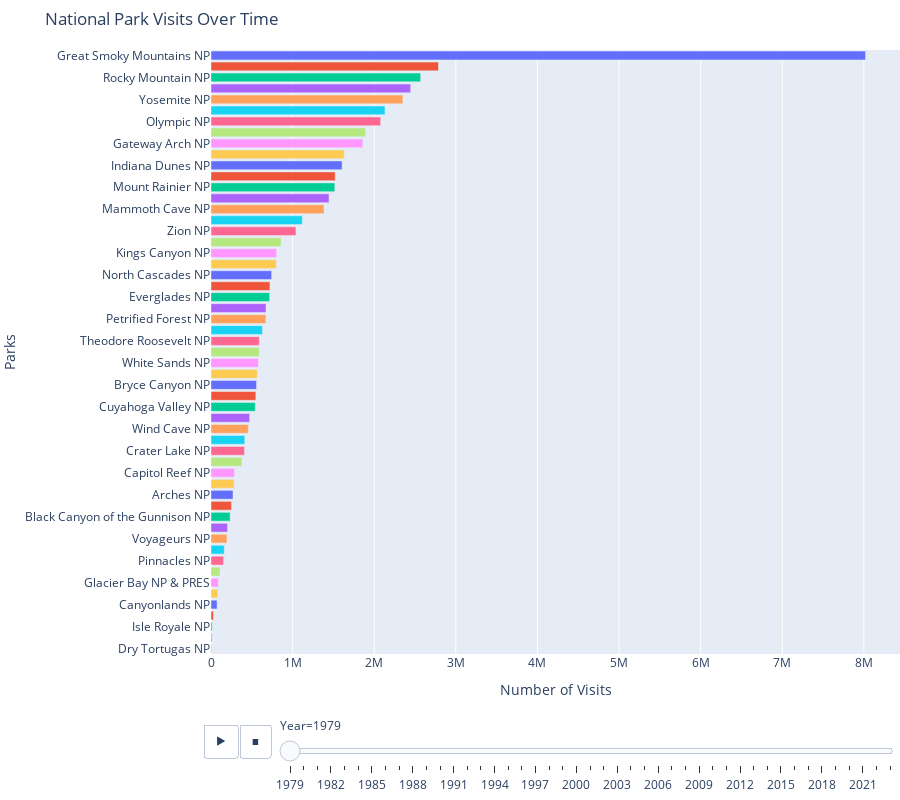

Source (notebook cell):
### Code cell
# Bar chart Race
park_year_data = df.groupby(["ParkName", "Year"]).agg({"RecreationVisits": "sum"}).reset_index()

park_year_data = park_year_data.sort_values(by=["Year", "RecreationVisits"], ascending=[True, False])

fig = px.bar(
    park_year_data,
    x="RecreationVisits",
    y="ParkName",
    color="ParkName",
    orientation="h",
    animation_frame="Year",
    title="National Park Visits Over Time",
    labels={"RecreationVisits": "Visits", "ParkName": "Park"},
    height=800,
)

# fig.update_layout(yaxis=dict(autorange="reversed"))
fig.update_layout(
    xaxis_title="Number of Visits",
    yaxis_title="Parks",
    xaxis={'categoryorder':'total descending'},
    showlegend=False,
    margin={"r": 0, "t": 50, "l": 150, "b": 0},
)

fig.show()

### Figure 1 — Plotly figure (JSON) as saved in the notebook; plotly's stock layout.template omitted (floating-point values rounded to 4 significant figures)
{"data": [{"alignmentgroup": "True", "hovertemplate": "Park=%{y}<br>Year=1979<br>Visits=%{x}<extra></extra>", "legendgroup": "Great Smoky Mountains NP", "marker": {"color": "#636efa", "pattern": {"shape": ""}}, "name": "Great Smoky Mountains NP", "offsetgroup": "Great Smoky Mountains NP", "orientation": "h", "showlegend": true, "textposition": "auto", "type": "bar", "x": [8019788], "xaxis": "x", "y": ["Great Smoky Mountains NP"], "yaxis": "y"}, {"alignmentgroup": "True", "hovertemplate": "Park=%{y}<br>Year=1979<br>Visits=%{x}<extra></extra>", "legendgroup": "Acadia NP", "marker": {"color": "#EF553B", "pattern": {"shape": ""}}, "name": "Acadia NP", "offsetgroup": "Acadia NP", "orientation": "h", "showlegend": true, "textposition": "auto", "type": "bar", "x": [2787366], "xaxis": "x", "y": ["Acadia NP"], "yaxis": "y"}, {"alignmentgroup": "True", "hovertemplate": "Park=%{y}<br>Year=1979<br>Visits=%{x}<extra></extra>", "legendgroup": "Rocky Mountain NP", "marker": {"color": "#00cc96", "pattern": {"shape": ""}}, "name": "Rocky Mountain NP", "offsetgroup": "Rocky Mountain NP", "orientation": "h", "showlegend": true, "textposition": "auto", "type": "bar", "x": [2568530], "xaxis": "x", "y": ["Rocky Mountain NP"], "yaxis": "y"}, {"alignmentgroup": "True", "hovertemplate": "Park=%{y}<br>Year=1979<br>Visits=%{x}<extra></extra>", "legendgroup": "Grand Teton NP", "marker": {"color": "#ab63fa", "pattern": {"shape": ""}}, "name": "Grand Teton NP", "offsetgroup": "Grand Teton NP", "orientation": "h", "showlegend": true, "textposition": "auto", "type": "bar", "x": [2446171], "xaxis": "x", "y": ["Grand Teton NP"], "yaxis": "y"}, {"alignmentgroup": "True", "hovertemplate": "Park=%{y}<br>Year=1979<br>Visits=%{x}<extra></extra>", "legendgroup": "Yosemite NP", "marker": {"color": "#FFA15A", "pattern": {"shape": ""}}, "name": "Yosemite NP", "offsetgroup": "Yosemite NP", "orientation": "h", "showlegend": true, "textposition": "auto", "type": "bar", "x": [2350782], "xaxis": "x", "y": ["Yosemite NP"], "yaxis": "y"}, {"alignmentgroup": "True", "hovertemplate": "Park=%{y}<br>Year=1979<br>Visits=%{x}<extra></extra>", "legendgroup": "Grand Canyon NP", "marker": {"color": "#19d3f3", "pattern": {"shape": ""}}, "name": "Grand Canyon NP", "offsetgroup": "Grand Canyon NP", "orientation": "h", "showlegend": true, "textposition": "auto", "type": "bar", "x": [2131716], "xaxis": "x", "y": ["Grand Canyon NP"], "yaxis": "y"}, {"alignmentgroup": "True", "hovertemplate": "Park=%{y}<br>Year=1979<br>Visits=%{x}<extra></extra>", "legendgroup": "Olympic NP", "marker": {"color": "#FF6692", "pattern": {"shape": ""}}, "name": "Olympic NP", "offsetgroup": "Olympic NP", "orientation": "h", "showlegend": true, "textposition": "auto", "type": "bar", "x": [2078843], "xaxis": "x", "y": ["Olympic NP"], "yaxis": "y"}, {"alignmentgroup": "True", "hovertemplate": "Park=%{y}<br>Year=1979<br>Visits=%{x}<extra></extra>", "legendgroup": "Yellowstone NP", "marker": {"color": "#B6E880", "pattern": {"shape": ""}}, "name": "Yellowstone NP", "offsetgroup": "Yellowstone NP", "orientation": "h", "showlegend": true, "textposition": "auto", "type": "bar", "x": [1892908], "xaxis": "x", "y": ["Yellowstone NP"], "yaxis": "y"}, {"alignmentgroup": "True", "hovertemplate": "Park=%{y}<br>Year=1979<br>Visits=%{x}<extra></extra>", "legendgroup": "Gateway Arch NP", "marker": {"color": "#FF97FF", "pattern": {"shape": ""}}, "name": "Gateway Arch NP", "offsetgroup": "Gateway Arch NP", "orientation": "h", "showlegend": true, "textposition": "auto", "type": "bar", "x": [1859431], "xaxis": "x", "y": ["Gateway Arch NP"], "yaxis": "y"}, {"alignmentgroup": "True", "hovertemplate": "Park=%{y}<br>Year=1979<br>Visits=%{x}<extra></extra>", "legendgroup": "Hawaii Volcanoes NP", "marker": {"color": "#FECB52", "pattern": {"shape": ""}}, "name": "Hawaii Volcanoes NP", "offsetgroup": "Hawaii Volcanoes NP", "orientation": "h", "showlegend": true, "textposition": "auto", "type": "bar", "x": [1632589], "xaxis": "x", "y": ["Hawaii Volcanoes NP"], "yaxis": "y"}, {"alignmentgroup": "True", "hovertemplate": "Park=%{y}<br>Year=1979<br>Visits=%{x}<extra></extra>", "legendgroup": "Indiana Dunes NP", "marker": {"color": "#636efa", "pattern": {"shape": ""}}, "name": "Indiana Dunes NP", "offsetgroup": "Indiana Dunes NP", "orientation": "h", "showlegend": true, "textposition": "auto", "type": "bar", "x": [1606166], "xaxis": "x", "y": ["Indiana Dunes NP"], "yaxis": "y"}, {"alignmentgroup": "True", "hovertemplate": "Park=%{y}<br>Year=1979<br>Visits=%{x}<extra></extra>", "legendgroup": "Shenandoah NP", "marker": {"color": "#EF553B", "pattern": {"shape": ""}}, "name": "Shenandoah NP", "offsetgroup": "Shenandoah NP", "orientation": "h", "showlegend": true, "textposition": "auto", "type": "bar", "x": [1521451], "xaxis": "x", "y": ["Shenandoah NP"], "yaxis": "y"}, {"alignmentgroup": "True", "hovertemplate": "Park=%{y}<br>Year=1979<br>Visits=%{x}<extra></extra>", "legendgroup": "Mount Rainier NP", "marker": {"color": "#00cc96", "pattern": {"shape": ""}}, "name": "Mount Rainier NP", "offsetgroup": "Mount Rainier NP", "orientation": "h", "showlegend": true, "textposition": "auto", "type": "bar", "x": [1516703], "xaxis": "x", "y": ["Mount Rainier NP"], "yaxis": "y"}, {"alignmentgroup": "True", "hovertemplate": "Park=%{y}<br>Year=1979<br>Visits=%{x}<extra></extra>", "legendgroup": "Glacier NP", "marker": {"color": "#ab63fa", "pattern": {"shape": ""}}, "name": "Glacier NP", "offsetgroup": "Glacier NP", "orientation": "h", "showlegend": true, "textposition": "auto", "type": "bar", "x": [1446086], "xaxis": "x", "y": ["Glacier NP"], "yaxis": "y"}, {"alignmentgroup": "True", "hovertemplate": "Park=%{y}<br>Year=1979<br>Visits=%{x}<extra></extra>", "legendgroup": "Mammoth Cave NP", "marker": {"color": "#FFA15A", "pattern": {"shape": ""}}, "name": "Mammoth Cave NP", "offsetgroup": "Mammoth Cave NP", "orientation": "h", "showlegend": true, "textposition": "auto", "type": "bar", "x": [1384910], "xaxis": "x", "y": ["Mammoth Cave NP"], "yaxis": "y"}, {"alignmentgroup": "True", "hovertemplate": "Park=%{y}<br>Year=1979<br>Visits=%{x}<extra></extra>", "legendgroup": "Hot Springs NP", "marker": {"color": "#19d3f3", "pattern": {"shape": ""}}, "name": "Hot Springs NP", "offsetgroup": "Hot Springs NP", "orientation": "h", "showlegend": true, "textposition": "auto", "type": "bar", "x": [1118800], "xaxis": "x", "y": ["Hot Springs NP"], "yaxis": "y"}, {"alignmentgroup": "True", "hovertemplate": "Park=%{y}<br>Year=1979<br>Visits=%{x}<extra></extra>", "legendgroup": "Zion NP", "marker": {"color": "#FF6692", "pattern": {"shape": ""}}, "name": "Zion NP", "offsetgroup": "Zion NP", "orientation": "h", "showlegend": true, "textposition": "auto", "type": "bar", "x": [1040528], "xaxis": "x", "y": ["Zion NP"], "yaxis": "y"}, {"alignmentgroup": "True", "hovertemplate": "Park=%{y}<br>Year=1979<br>Visits=%{x}<extra></extra>", "legendgroup": "Badlands NP", "marker": {"color": "#B6E880", "pattern": {"shape": ""}}, "name": "Badlands NP", "offsetgroup": "Badlands NP", "orientation": "h", "showlegend": true, "textposition": "auto", "type": "bar", "x": [858000], "xaxis": "x", "y": ["Badlands NP"], "yaxis": "y"}, {"alignmentgroup": "True", "hovertemplate": "Park=%{y}<br>Year=1979<br>Visits=%{x}<extra></extra>", "legendgroup": "Kings Canyon NP", "marker": {"color": "#FF97FF", "pattern": {"shape": ""}}, "name": "Kings Canyon NP", "offsetgroup": "Kings Canyon NP", "orientation": "h", "showlegend": true, "textposition": "auto", "type": "bar", "x": [804175], "xaxis": "x", "y": ["Kings Canyon NP"], "yaxis": "y"}, {"alignmentgroup": "True", "hovertemplate": "Park=%{y}<br>Year=1979<br>Visits=%{x}<extra></extra>", "legendgroup": "Sequoia NP", "marker": {"color": "#FECB52", "pattern": {"shape": ""}}, "name": "Sequoia NP", "offsetgroup": "Sequoia NP", "orientation": "h", "showlegend": true, "textposition": "auto", "type": "bar", "x": [799576], "xaxis": "x", "y": ["Sequoia NP"], "yaxis": "y"}, {"alignmentgroup": "True", "hovertemplate": "Park=%{y}<br>Year=1979<br>Visits=%{x}<extra></extra>", "legendgroup": "North Cascades NP", "marker": {"color": "#636efa", "pattern": {"shape": ""}}, "name": "North Cascades NP", "offsetgroup": "North Cascades NP", "orientation": "h", "showlegend": true, "textposition": "auto", "type": "bar", "x": [742997], "xaxis": "x", "y": ["North Cascades NP"], "yaxis": "y"}, {"alignmentgroup": "True", "hovertemplate": "Park=%{y}<br>Year=1979<br>Visits=%{x}<extra></extra>", "legendgroup": "Carlsbad Caverns NP", "marker": {"color": "#EF553B", "pattern": {"shape": ""}}, "name": "Carlsbad Caverns NP", "offsetgroup": "Carlsbad Caverns NP", "orientation": "h", "showlegend": true, "textposition": "auto", "type": "bar", "x": [721647], "xaxis": "x", "y": ["Carlsbad Caverns NP"], "yaxis": "y"}, {"alignmentgroup": "True", "hovertemplate": "Park=%{y}<br>Year=1979<br>Visits=%{x}<extra></extra>", "legendgroup": "Everglades NP", "marker": {"color": "#00cc96", "pattern": {"shape": ""}}, "name": "Everglades NP", "offsetgroup": "Everglades NP", "orientation": "h", "showlegend": true, "textposition": "auto", "type": "bar", "x": [718102], "xaxis": "x", "y": ["Everglades NP"], "yaxis": "y"}, {"alignmentgroup": "True", "hovertemplate": "Park=%{y}<br>Year=1979<br>Visits=%{x}<extra></extra>", "legendgroup": "Haleakala NP", "marker": {"color": "#ab63fa", "pattern": {"shape": ""}}, "name": "Haleakala NP", "offsetgroup": "Haleakala NP", "orientation": "h", "showlegend": true, "textposition": "auto", "type": "bar", "x": [673955], "xaxis": "x", "y": ["Haleakala NP"], "yaxis": "y"}, {"alignmentgroup": "True", "hovertemplate": "Park=%{y}<br>Year=1979<br>Visits=%{x}<extra></extra>", "legendgroup": "Petrified Forest NP", "marker": {"color": "#FFA15A", "pattern": {"shape": ""}}, "name": "Petrified Forest NP", "offsetgroup": "Petrified Forest NP", "orientation": "h", "showlegend": true, "textposition": "auto", "type": "bar", "x": [671583], "xaxis": "x", "y": ["Petrified Forest NP"], "yaxis": "y"}, {"alignmentgroup": "True", "hovertemplate": "Park=%{y}<br>Year=1979<br>Visits=%{x}<extra></extra>", "legendgroup": "Death Valley NP", "marker": {"color": "#19d3f3", "pattern": {"shape": ""}}, "name": "Death Valley NP", "offsetgroup": "Death Valley NP", "orientation": "h", "showlegend": true, "textposition": "auto", "type": "bar", "x": [631152], "xaxis": "x", "y": ["Death Valley NP"], "yaxis": "y"}, {"alignmentgroup": "True", "hovertemplate": "Park=%{y}<br>Year=1979<br>Visits=%{x}<extra></extra>", "legendgroup": "Theodore Roosevelt NP", "marker": {"color": "#FF6692", "pattern": {"shape": ""}}, "name": "Theodore Roosevelt NP", "offsetgroup": "Theodore Roosevelt NP", "orientation": "h", "showlegend": true, "textposition": "auto", "type": "bar", "x": [591646], "xaxis": "x", "y": ["Theodore Roosevelt NP"], "yaxis": "y"}, {"alignmentgroup": "True", "hovertemplate": "Park=%{y}<br>Year=1979<br>Visits=%{x}<extra></extra>", "legendgroup": "Joshua Tree NP", "marker": {"color": "#B6E880", "pattern": {"shape": ""}}, "name": "Joshua Tree NP", "offsetgroup": "Joshua Tree NP", "orientation": "h", "showlegend": true, "textposition": "auto", "type": "bar", "x": [590543], "xaxis": "x", "y": ["Joshua Tree NP"], "yaxis": "y"}, {"alignmentgroup": "True", "hovertemplate": "Park=%{y}<br>Year=1979<br>Visits=%{x}<extra></extra>", "legendgroup": "White Sands NP", "marker": {"color": "#FF97FF", "pattern": {"shape": ""}}, "name": "White Sands NP", "offsetgroup": "White Sands NP", "orientation": "h", "showlegend": true, "textposition": "auto", "type": "bar", "x": [580814], "xaxis": "x", "y": ["White Sands NP"], "yaxis": "y"}, {"alignmentgroup": "True", "hovertemplate": "Park=%{y}<br>Year=1979<br>Visits=%{x}<extra></extra>", "legendgroup": "Saguaro NP", "marker": {"color": "#FECB52", "pattern": {"shape": ""}}, "name": "Saguaro NP", "offsetgroup": "Saguaro NP", "orientation": "h", "showlegend": true, "textposition": "auto", "type": "bar", "x": [566486], "xaxis": "x", "y": ["Saguaro NP"], "yaxis": "y"}, {"alignmentgroup": "True", "hovertemplate": "Park=%{y}<br>Year=1979<br>Visits=%{x}<extra></extra>", "legendgroup": "Bryce Canyon NP", "marker": {"color": "#636efa", "pattern": {"shape": ""}}, "name": "Bryce Canyon NP", "offsetgroup": "Bryce Canyon NP", "orientation": "h", "showlegend": true, "textposition": "auto", "type": "bar", "x": [558095], "xaxis": "x", "y": ["Bryce Canyon NP"], "yaxis": "y"}, {"alignmentgroup": "True", "hovertemplate": "Park=%{y}<br>Year=1979<br>Visits=%{x}<extra></extra>", "legendgroup": "Virgin Islands NP", "marker": {"color": "#EF553B", "pattern": {"shape": ""}}, "name": "Virgin Islands NP", "offsetgroup": "Virgin Islands NP", "orientation": "h", "showlegend": true, "textposition": "auto", "type": "bar", "x": [549732], "xaxis": "x", "y": ["Virgin Islands NP"], "yaxis": "y"}, {"alignmentgroup": "True", "hovertemplate": "Park=%{y}<br>Year=1979<br>Visits=%{x}<extra></extra>", "legendgroup": "Cuyahoga Valley NP", "marker": {"color": "#00cc96", "pattern": {"shape": ""}}, "name": "Cuyahoga Valley NP", "offsetgroup": "Cuyahoga Valley NP", "orientation": "h", "showlegend": true, "textposition": "auto", "type": "bar", "x": [543025], "xaxis": "x", "y": ["Cuyahoga Valley NP"], "yaxis": "y"}, {"alignmentgroup": "True", "hovertemplate": "Park=%{y}<br>Year=1979<br>Visits=%{x}<extra></extra>", "legendgroup": "Mesa Verde NP", "marker": {"color": "#ab63fa", "pattern": {"shape": ""}}, "name": "Mesa Verde NP", "offsetgroup": "Mesa Verde NP", "orientation": "h", "showlegend": true, "textposition": "auto", "type": "bar", "x": [473715], "xaxis": "x", "y": ["Mesa Verde NP"], "yaxis": "y"}, {"alignmentgroup": "True", "hovertemplate": "Park=%{y}<br>Year=1979<br>Visits=%{x}<extra></extra>", "legendgroup": "Wind Cave NP", "marker": {"color": "#FFA15A", "pattern": {"shape": ""}}, "name": "Wind Cave NP", "offsetgroup": "Wind Cave NP", "orientation": "h", "showlegend": true, "textposition": "auto", "type": "bar", "x": [457443], "xaxis": "x", "y": ["Wind Cave NP"], "yaxis": "y"}, {"alignmentgroup": "True", "hovertemplate": "Park=%{y}<br>Year=1979<br>Visits=%{x}<extra></extra>", "legendgroup": "Redwood NP", "marker": {"color": "#19d3f3", "pattern": {"shape": ""}}, "name": "Redwood NP", "offsetgroup": "Redwood NP", "orientation": "h", "showlegend": true, "textposition": "auto", "type": "bar", "x": [413917], "xaxis": "x", "y": ["Redwood NP"], "yaxis": "y"}, {"alignmentgroup": "True", "hovertemplate": "Park=%{y}<br>Year=1979<br>Visits=%{x}<extra></extra>", "legendgroup": "Crater Lake NP", "marker": {"color": "#FF6692", "pattern": {"shape": ""}}, "name": "Crater Lake NP", "offsetgroup": "Crater Lake NP", "orientation": "h", "showlegend": true, "textposition": "auto", "type": "bar", "x": [410749], "xaxis": "x", "y": ["Crater Lake NP"], "yaxis": "y"}, {"alignmentgroup": "True", "hovertemplate": "Park=%{y}<br>Year=1979<br>Visits=%{x}<extra></extra>", "legendgroup": "Lassen Volcanic NP", "marker": {"color": "#B6E880", "pattern": {"shape": ""}}, "name": "Lassen Volcanic NP", "offsetgroup": "Lassen Volcanic NP", "orientation": "h", "showlegend": true, "textposition": "auto", "type": "bar", "x": [380014], "xaxis": "x", "y": ["Lassen Volcanic NP"], "yaxis": "y"}, {"alignmentgroup": "True", "hovertemplate": "Park=%{y}<br>Year=1979<br>Visits=%{x}<extra></extra>", "legendgroup": "Capitol Reef NP", "marker": {"color": "#FF97FF", "pattern": {"shape": ""}}, "name": "Capitol Reef NP", "offsetgroup": "Capitol Reef NP", "orientation": "h", "showlegend": true, "textposition": "auto", "type": "bar", "x": [288860], "xaxis": "x", "y": ["Capitol Reef NP"], "yaxis": "y"}, {"alignmentgroup": "True", "hovertemplate": "Park=%{y}<br>Year=1979<br>Visits=%{x}<extra></extra>", "legendgroup": "Big Bend NP", "marker": {"color": "#FECB52", "pattern": {"shape": ""}}, "name": "Big Bend NP", "offsetgroup": "Big Bend NP", "orientation": "h", "showlegend": true, "textposition": "auto", "type": "bar", "x": [282941], "xaxis": "x", "y": ["Big Bend NP"], "yaxis": "y"}, {"alignmentgroup": "True", "hovertemplate": "Park=%{y}<br>Year=1979<br>Visits=%{x}<extra></extra>", "legendgroup": "Arches NP", "marker": {"color": "#636efa", "pattern": {"shape": ""}}, "name": "Arches NP", "offsetgroup": "Arches NP", "orientation": "h", "showlegend": true, "textposition": "auto", "type": "bar", "x": [269840], "xaxis": "x", "y": ["Arches NP"], "yaxis": "y"}, {"alignmentgroup": "True", "hovertemplate": "Park=%{y}<br>Year=1979<br>Visits=%{x}<extra></extra>", "legendgroup": "Denali NP & PRES", "marker": {"color": "#EF553B", "pattern": {"shape": ""}}, "name": "Denali NP & PRES", "offsetgroup": "Denali NP & PRES", "orientation": "h", "showlegend": true, "textposition": "auto", "type": "bar", "x": [251105], "xaxis": "x", "y": ["Denali NP & PRES"], "yaxis": "y"}, {"alignmentgroup": "True", "hovertemplate": "Park=%{y}<br>Year=1979<br>Visits=%{x}<extra></extra>", "legendgroup": "Black Canyon of the Gunnison NP", "marker": {"color": "#00cc96", "pattern": {"shape": ""}}, "name": "Black Canyon of the Gunnison NP", "offsetgroup": "Black Canyon of the Gunnison NP", "orientation": "h", "showlegend": true, "textposition": "auto", "type": "bar", "x": [234286], "xaxis": "x", "y": ["Black Canyon of the Gunnison NP"], "yaxis": "y"}, {"alignmentgroup": "True", "hovertemplate": "Park=%{y}<br>Year=1979<br>Visits=%{x}<extra></extra>", "legendgroup": "Biscayne NP", "marker": {"color": "#ab63fa", "pattern": {"shape": ""}}, "name": "Biscayne NP", "offsetgroup": "Biscayne NP", "orientation": "h", "showlegend": true, "textposition": "auto", "type": "bar", "x": [202938], "xaxis": "x", "y": ["Biscayne NP"], "yaxis": "y"}, {"alignmentgroup": "True", "hovertemplate": "Park=%{y}<br>Year=1979<br>Visits=%{x}<extra></extra>", "legendgroup": "Voyageurs NP", "marker": {"color": "#FFA15A", "pattern": {"shape": ""}}, "name": "Voyageurs NP", "offsetgroup": "Voyageurs NP", "orientation": "h", "showlegend": true, "textposition": "auto", "type": "bar", "x": [195277], "xaxis": "x", "y": ["Voyageurs NP"], "yaxis": "y"}, {"alignmentgroup": "True", "hovertemplate": "Park=%{y}<br>Year=1979<br>Visits=%{x}<extra></extra>", "legendgroup": "Great Sand Dunes NP & PRES", "marker": {"color": "#19d3f3", "pattern": {"shape": ""}}, "name": "Great Sand Dunes NP & PRES", "offsetgroup": "Great Sand Dunes NP & PRES", "orientation": "h", "showlegend": true, "textposition": "auto", "type": "bar", "x": [162546], "xaxis": "x", "y": ["Great Sand Dunes NP & PRES"], "yaxis": "y"}, {"alignmentgroup": "True", "hovertemplate": "Park=%{y}<br>Year=1979<br>Visits=%{x}<extra></extra>", "legendgroup": "Pinnacles NP", "marker": {"color": "#FF6692", "pattern": {"shape": ""}}, "name": "Pinnacles NP", "offsetgroup": "Pinnacles NP", "orientation": "h", "showlegend": true, "textposition": "auto", "type": "bar", "x": [153717], "xaxis": "x", "y": ["Pinnacles NP"], "yaxis": "y"}, {"alignmentgroup": "True", "hovertemplate": "Park=%{y}<br>Year=1979<br>Visits=%{x}<extra></extra>", "legendgroup": "Guadalupe Mountains NP", "marker": {"color": "#B6E880", "pattern": {"shape": ""}}, "name": "Guadalupe Mountains NP", "offsetgroup": "Guadalupe Mountains NP", "orientation": "h", "showlegend": true, "textposition": "auto", "type": "bar", "x": [110478], "xaxis": "x", "y": ["Guadalupe Mountains NP"], "yaxis": "y"}, {"alignmentgroup": "True", "hovertemplate": "Park=%{y}<br>Year=1979<br>Visits=%{x}<extra></extra>", "legendgroup": "Glacier Bay NP & PRES", "marker": {"color": "#FF97FF", "pattern": {"shape": ""}}, "name": "Glacier Bay NP & PRES", "offsetgroup": "Glacier Bay NP & PRES", "orientation": "h", "showlegend": true, "textposition": "auto", "type": "bar", "x": [91032], "xaxis": "x", "y": ["Glacier Bay NP & PRES"], "yaxis": "y"}, {"alignmentgroup": "True", "hovertemplate": "Park=%{y}<br>Year=1979<br>Visits=%{x}<extra></extra>", "legendgroup": "Channel Islands NP", "marker": {"color": "#FECB52", "pattern": {"shape": ""}}, "name": "Channel Islands NP", "offsetgroup": "Channel Islands NP", "orientation": "h", "showlegend": true, "textposition": "auto", "type": "bar", "x": [82937], "xaxis": "x", "y": ["Channel Islands NP"], "yaxis": "y"}, {"alignmentgroup": "True", "hovertemplate": "Park=%{y}<br>Year=1979<br>Visits=%{x}<extra></extra>", "legendgroup": "Canyonlands NP", "marker": {"color": "#636efa", "pattern": {"shape": ""}}, "name": "Canyonlands NP", "offsetgroup": "Canyonlands NP", "orientation": "h", "showlegend": true, "textposition": "auto", "type": "bar", "x": [74545], "xaxis": "x", "y": ["Canyonlands NP"], "yaxis": "y"}, {"alignmentgroup": "True", "hovertemplate": "Park=%{y}<br>Year=1979<br>Visits=%{x}<extra></extra>", "legendgroup": "Great Basin NP", "marker": {"color": "#EF553B", "pattern": {"shape": ""}}, "name": "Great Basin NP", "offsetgroup": "Great Basin NP", "orientation": "h", "showlegend": true, "textposition": "auto", "type": "bar", "x": [29947], "xaxis": "x", "y": ["Great Basin NP"], "yaxis": "y"}, {"alignmentgroup": "True", "hovertemplate": "Park=%{y}<br>Year=1979<br>Visits=%{x}<extra></extra>", "legendgroup": "Isle Royale NP", "marker": {"color": "#00cc96", "pattern": {"shape": ""}}, "name": "Isle Royale NP", "offsetgroup": "Isle Royale NP", "orientation": "h", "showlegend": true, "textposition": "auto", "type": "bar", "x": [14782], "xaxis": "x", "y": ["Isle Royale NP"], "yaxis": "y"}, {"alignmentgroup": "True", "hovertemplate": "Park=%{y}<br>Year=1979<br>Visits=%{x}<extra></extra>", "legendgroup": "Katmai NP & PRES", "marker": {"color": "#ab63fa", "pattern": {"shape": ""}}, "name": "Katmai NP & PRES", "offsetgroup": "Katmai NP & PRES", "orientation": "h", "showlegend": true, "textposition": "auto", "type": "bar", "x": [10659], "xaxis": "x", "y": ["Katmai NP & PRES"], "yaxis": "y"}, {"alignmentgroup": "True", "hovertemplate": "Park=%{y}<br>Year=1979<br>Visits=%{x}<extra></extra>", "legendgroup": "Dry Tortugas NP", "marker": {"color": "#FFA15A", "pattern": {"shape": ""}}, "name": "Dry Tortugas NP", "offsetgroup": "Dry Tortugas NP", "orientation": "h", "showlegend": true, "textposition": "auto", "type": "bar", "x": [9076], "xaxis": "x", "y": ["Dry Tortugas NP"], "yaxis": "y"}], "layout": {"barmode": "relative", "height": 800, "legend": {"title": {"text": "Park"}, "tracegroupgap": 0}, "margin": {"b": 0, "l": 150, "r": 0, "t": 50}, "showlegend": false, "sliders": [{"active": 0, "currentvalue": {"prefix": "Year="}, "len": 0.9, "pad": {"b": 10, "t": 60}, "steps": [{"args": [["1979"], {"frame": {"duration": 0, "redraw": true}, "fromcurrent": true, "mode": "immediate", "transition": {"duration": 0, "easing": "linear"}}], "label": "1979", "method": "animate"}, {"args": [["1980"], {"frame": {"duration": 0, "redraw": true}, "fromcurrent": true, "mode": "immediate", "transition": {"duration": 0, "easing": "linear"}}], "label": "1980", "method": "animate"}, {"args": [["1981"], {"frame": {"duration": 0, "redraw": true}, "fromcurrent": true, "mode": "immediate", "transition": {"duration": 0, "easing": "linear"}}], "label": "1981", "method": "animate"}, {"args": [["1982"], {"frame": {"duration": 0, "redraw": true}, "fromcurrent": true, "mode": "immediate", "transition": {"duration": 0, "easing": "linear"}}], "label": "1982", "method": "animate"}, {"args": [["1983"], {"frame": {"duration": 0, "redraw": true}, "fromcurrent": true, "mode": "immediate", "transition": {"duration": 0, "easing": "linear"}}], "label": "1983", "method": "animate"}, {"args": [["1984"], {"frame": {"duration": 0, "redraw": true}, "fromcurrent": true, "mode": "immediate", "transition": {"duration": 0, "easing": "linear"}}], "label": "1984", "method": "animate"}, {"args": [["1985"], {"frame": {"duration": 0, "redraw": true}, "fromcurrent": true, "mode": "immediate", "transition": {"duration": 0, "easing": "linear"}}], "label": "1985", "method": "animate"}, {"args": [["1986"], {"frame": {"duration": 0, "redraw": true}, "fromcurrent": true, "mode": "immediate", "transition": {"duration": 0, "easing": "linear"}}], "label": "1986", "method": "animate"}, {"args": [["1987"], {"frame": {"duration": 0, "redraw": true}, "fromcurrent": true, "mode": "immediate", "transition": {"duration": 0, "easing": "linear"}}], "label": "1987", "method": "animate"}, {"args": [["1988"], {"frame": {"duration": 0, "redraw": true}, "fromcurrent": true, "mode": "immediate", "transition": {"duration": 0, "easing": "linear"}}], "label": "1988", "method": "animate"}, {"args": [["1989"], {"frame": {"duration": 0, "redraw": true}, "fromcurrent": true, "mode": "immediate", "transition": {"duration": 0, "easing": "linear"}}], "label": "1989", "method": "animate"}, {"args": [["1990"], {"frame": {"duration": 0, "redraw": true}, "fromcurrent": true, "mode": "immediate", "transition": {"duration": 0, "easing": "linear"}}], "label": "1990", "method": "animate"}, {"args": [["1991"], {"frame": {"duration": 0, "redraw": true}, "fromcurrent": true, "mode": "immediate", "transition": {"duration": 0, "easing": "linear"}}], "label": "1991", "method": "animate"}, {"args": [["1992"], {"frame": {"duration": 0, "redraw": true}, "fromcurrent": true, "mode": "immediate", "transition": {"duration": 0, "easing": "linear"}}], "label": "1992", "method": "animate"}, {"args": [["1993"], {"frame": {"duration": 0, "redraw": true}, "fromcurrent": true, "mode": "immediate", "transition": {"duration": 0, "easing": "linear"}}], "label": "1993", "method": "animate"}, {"args": [["1994"], {"frame": {"duration": 0, "redraw": true}, "fromcurrent": true, "mode": "immediate", "transition": {"duration": 0, "easing": "linear"}}], "label": "1994", "method": "animate"}, {"args": [["1995"], {"frame": {"duration": 0, "redraw": true}, "fromcurrent": true, "mode": "immediate", "transition": {"duration": 0, "easing": "linear"}}], "label": "1995", "method": "animate"}, {"args": [["1996"], {"frame": {"duration": 0, "redraw": true}, "fromcurrent": true, "mode": "immediate", "transition": {"duration": 0, "easing": "linear"}}], "label": "1996", "method": "animate"}, {"args": [["1997"], {"frame": {"duration": 0, "redraw": true}, "fromcurrent": true, "mode": "immediate", "transition": {"duration": 0, "easing": "linear"}}], "label": "1997", "method": "animate"}, {"args": [["1998"], {"frame": {"duration": 0, "redraw": true}, "fromcurrent": true, "mode": "immediate", "transition": {"duration": 0, "easing": "linear"}}], "label": "1998", "method": "animate"}, {"args": [["1999"], {"frame": {"duration": 0, "redraw": true}, "fromcurrent": true, "mode": "immediate", "transition": {"duration": 0, "easing": "linear"}}], "label": "1999", "method": "animate"}, {"args": [["2000"], {"frame": {"duration": 0, "redraw": true}, "fromcurrent": true, "mode": "immediate", "transition": {"duration": 0, "easing": "linear"}}], "label": "2000", "method": "animate"}, {"args": [["2001"], {"frame": {"duration": 0, "redraw": true}, "fromcurrent": true, "mode": "immediate", "transition": {"duration": 0, "easing": "linear"}}], "label": "2001", "method": "animate"}, {"args": [["2002"], {"frame": {"duration": 0, "redraw": true}, "fromcurrent": true, "mode": "immediate", "transition": {"duration": 0, "easing": "linear"}}], "label": "2002", "method": "animate"}, {"args": [["2003"], {"frame": {"duration": 0, "redraw": true}, "fromcurrent": true, "mode": "immediate", "transition": {"duration": 0, "easing": "linear"}}], "label": "2003", "method": "animate"}, {"args": [["2004"], {"frame": {"duration": 0, "redraw": true}, "fromcurrent": true, "mode": "immediate", "transition": {"duration": 0, "easing": "linear"}}], "label": "2004", "method": "animate"}, {"args": [["2005"], {"frame": {"duration": 0, "redraw": true}, "fromcurrent": true, "mode": "immediate", "transition": {"duration": 0, "easing": "linear"}}], "label": "2005", "method": "animate"}, {"args": [["2006"], {"frame": {"duration": 0, "redraw": true}, "fromcurrent": true, "mode": "immediate", "transition": {"duration": 0, "easing": "linear"}}], "label": "2006", "method": "animate"}, {"args": [["2007"], {"frame": {"duration": 0, "redraw": true}, "fromcurrent": true, "mode": "immediate", "transition": {"duration": 0, "easing": "linear"}}], "label": "2007", "method": "animate"}, {"args": [["2008"], {"frame": {"duration": 0, "redraw": true}, "fromcurrent": true, "mode": "immediate", "transition": {"duration": 0, "easing": "linear"}}], "label": "2008", "method": "animate"}, {"args": [["2009"], {"frame": {"duration": 0, "redraw": true}, "fromcurrent": true, "mode": "immediate", "transition": {"duration": 0, "easing": "linear"}}], "label": "2009", "method": "animate"}, {"args": [["2010"], {"frame": {"duration": 0, "redraw": true}, "fromcurrent": true, "mode": "immediate", "transition": {"duration": 0, "easing": "linear"}}], "label": "2010", "method": "animate"}, {"args": [["2011"], {"frame": {"duration": 0, "redraw": true}, "fromcurrent": true, "mode": "immediate", "transition": {"duration": 0, "easing": "linear"}}], "label": "2011", "method": "animate"}, {"args": [["2012"], {"frame": {"duration": 0, "redraw": true}, "fromcurrent": true, "mode": "immediate", "transition": {"duration": 0, "easing": "linear"}}], "label": "2012", "method": "animate"}, {"args": [["2013"], {"frame": {"duration": 0, "redraw": true}, "fromcurrent": true, "mode": "immediate", "transition": {"duration": 0, "easing": "linear"}}], "label": "2013", "method": "animate"}, {"args": [["2014"], {"frame": {"duration": 0, "redraw": true}, "fromcurrent": true, "mode": "immediate", "transition": {"duration": 0, "easing": "linear"}}], "label": "2014", "method": "animate"}, {"args": [["2015"], {"frame": {"duration": 0, "redraw": true}, "fromcurrent": true, "mode": "immediate", "transition": {"duration": 0, "easing": "linear"}}], "label": "2015", "method": "animate"}, {"args": [["2016"], {"frame": {"duration": 0, "redraw": true}, "fromcurrent": true, "mode": "immediate", "transition": {"duration": 0, "easing": "linear"}}], "label": "2016", "method": "animate"}, {"args": [["2017"], {"frame": {"duration": 0, "redraw": true}, "fromcurrent": true, "mode": "immediate", "transition": {"duration": 0, "easing": "linear"}}], "label": "2017", "method": "animate"}, {"args": [["2018"], {"frame": {"duration": 0, "redraw": true}, "fromcurrent": true, "mode": "immediate", "transition": {"duration": 0, "easing": "linear"}}], "label": "2018", "method": "animate"}, {"args": [["2019"], {"frame": {"duration": 0, "redraw": true}, "fromcurrent": true, "mode": "immediate", "transition": {"duration": 0, "easing": "linear"}}], "label": "2019", "method": "animate"}, {"args": [["2020"], {"frame": {"duration": 0, "redraw": true}, "fromcurrent": true, "mode": "immediate", "transition": {"duration": 0, "easing": "linear"}}], "label": "2020", "method": "animate"}, {"args": [["2021"], {"frame": {"duration": 0, "redraw": true}, "fromcurrent": true, "mode": "immediate", "transition": {"duration": 0, "easing": "linear"}}], "label": "2021", "method": "animate"}, {"args": [["2022"], {"frame": {"duration": 0, "redraw": true}, "fromcurrent": true, "mode": "immediate", "transition": {"duration": 0, "easing": "linear"}}], "label": "2022", "method": "animate"}, {"args": [["2023"], {"frame": {"duration": 0, "redraw": true}, "fromcurrent": true, "mode": "immediate", "transition": {"duration": 0, "easing": "linear"}}], "label": "2023", "method": "animate"}], "x": 0.1, "xanchor": "left", "y": 0, "yanchor": "top"}], "title": {"text": "National Park Visits Over Time"}, "updatemenus": [{"buttons": [{"args": [null, {"frame": {"duration": 500, "redraw": true}, "fromcurrent": true, "mode": "immediate", "transition": {"duration": 500, "easing": "linear"}}], "label": "&#9654;", "method": "animate"}, {"args": [[null], {"frame": {"duration": 0, "redraw": true}, "fromcurrent": true, "mode": "immediate", "transition": {"duration": 0, "easing": "linear"}}], "label": "&#9724;", "method": "animate"}], "direction": "left", "pad": {"r": 10, "t": 70}, "showactive": false, "type": "buttons", "x": 0.1, "xanchor": "right", "y": 0, "yanchor": "top"}], "xaxis": {"anchor": "y", "categoryorder": "total descending", "domain": [0, 1], "title": {"text": "Number of Visits"}}, "yaxis": {"anchor": "x", "categoryarray": ["National Park of American Samoa", "Congaree NP", "New River Gorge NP & PRES", "Gates of the Arctic NP & PRES", "Kobuk Valley NP", "Lake Clark NP & PRES", "Wrangell-St. Elias NP & PRES", "Kenai Fjords NP", "Dry Tortugas NP", "Katmai NP & PRES", "Isle Royale NP", "Great Basin NP", "Canyonlands NP", "Channel Islands NP", "Glacier Bay NP & PRES", "Guadalupe Mountains NP", "Pinnacles NP", "Great Sand Dunes NP & PRES", "Voyageurs NP", "Biscayne NP", "Black Canyon of the Gunnison NP", "Denali NP & PRES", "Arches NP", "Big Bend NP", "Capitol Reef NP", "Lassen Volcanic NP", "Crater Lake NP", "Redwood NP", "Wind Cave NP", "Mesa Verde NP", "Cuyahoga Valley NP", "Virgin Islands NP", "Bryce Canyon NP", "Saguaro NP", "White Sands NP", "Joshua Tree NP", "Theodore Roosevelt NP", "Death Valley NP", "Petrified Forest NP", "Haleakala NP", "Everglades NP", "Carlsbad Caverns NP", "North Cascades NP", "Sequoia NP", "Kings Canyon NP", "Badlands NP", "Zion NP", "Hot Springs NP", "Mammoth Cave NP", "Glacier NP", "Mount Rainier NP", "Shenandoah NP", "Indiana Dunes NP", "Hawaii Volcanoes NP", "Gateway Arch NP", "Yellowstone NP", "Olympic NP", "Grand Canyon NP", "Yosemite NP", "Grand Teton NP", "Rocky Mountain NP", "Acadia NP", "Great Smoky Mountains NP"], "categoryorder": "array", "domain": [0, 1], "title": {"text": "Parks"}}}}
